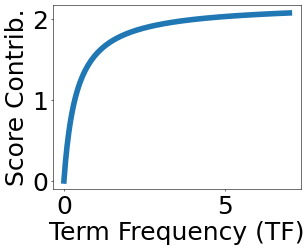

Write Python code to recreate this figure.
#!/usr/bin/env python

import matplotlib.pyplot as plt

import torch

plt.rcParams["font.size"] = 36
plt.figure(dpi=50)

x = torch.linspace(0, 7, 141)
y = (1.2 + 1) * x / (1.2 * ((1 - 0.75) + 0.75 * 113 / 1_000) + x)

plt.plot(x, y, linewidth=8)
plt.xlabel("Term Frequency (TF)")
plt.ylabel("Score Contrib.")
plt.savefig(__file__.replace(".py", ".png"), bbox_inches="tight")
